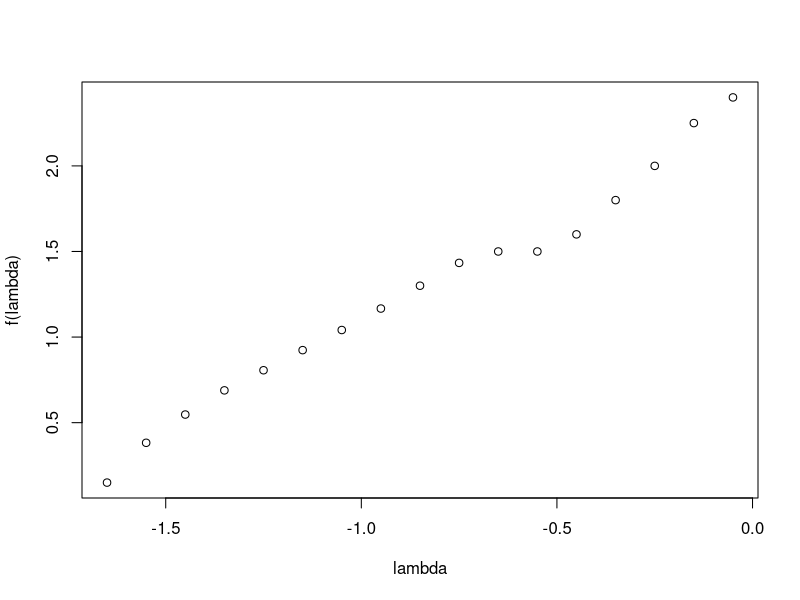
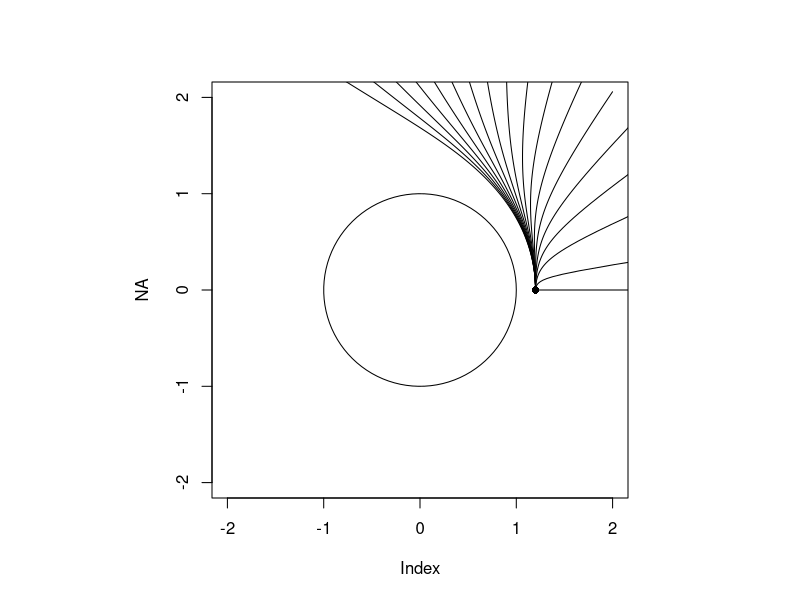
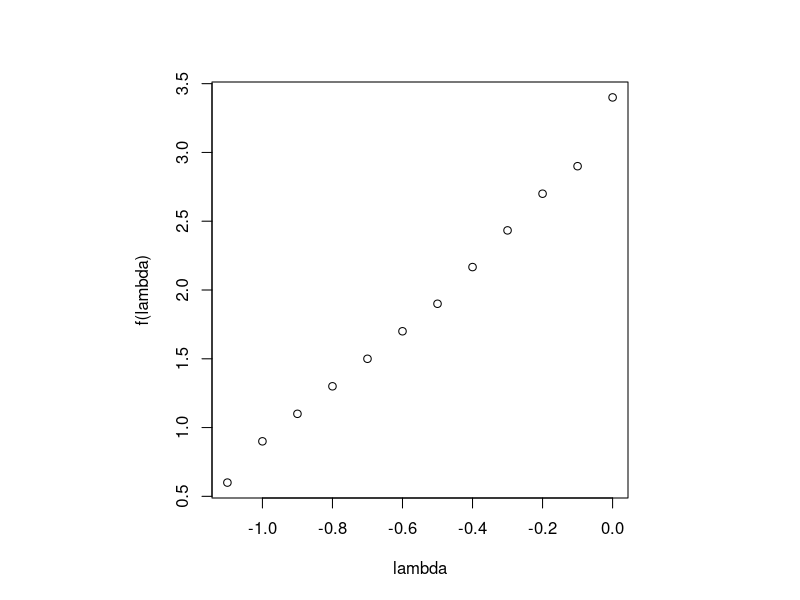
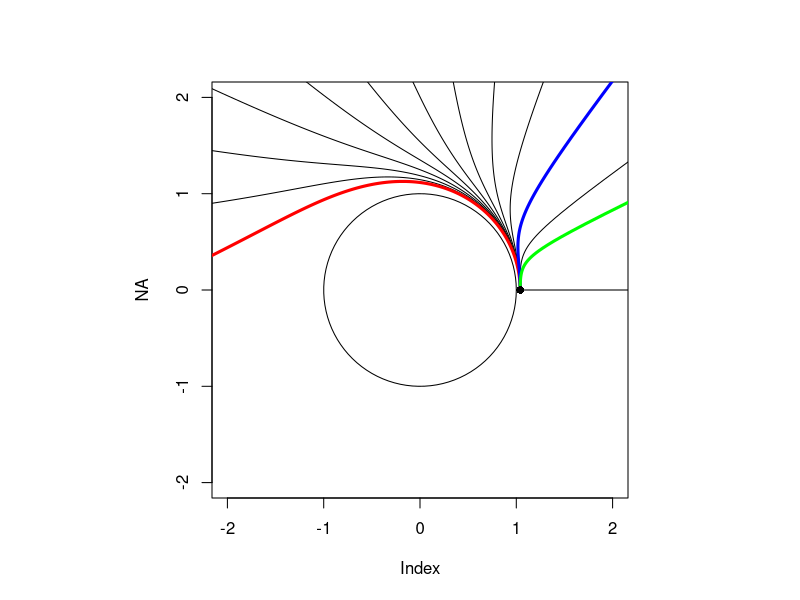

R code for these plots, in order:
## ---- chunk 1
knitr::opts_chunk$set(echo = TRUE)
## ---- chunk 2
library("deSolve")
## ---- chunk 3
rdashdash <- function(r,rdash,lambda,M=1/2){
    x <- sqrt(1-2*M/r)
    return(
    (
        M*(4+lambda*(4-3*x))*r^2 +
        (-1+lambda*(-1+x))*r^3 +
        M*(3 + lambda*(3-2*x))*rdash^2 +
        2*r*(M^2*(-2+lambda*(-2+x)) + (-1+lambda*(-1+x))*rdash^2)
    ) / (
        (-1+lambda*(-1+x))*r*(-2*M+r)
    )
    )
}
## ---- chunk 4
string <- function(r0,lambda=0,angles=seq(from = 0, to = 0.5, by = 0.01)){

    parameters <- c(lambda = lambda, M = 1/2)
    state <- c(r = r0, rdash = 0)
    times <- angles

    Lorenz <- function(t, state, parameters){
        with(as.list(c(state, parameters)), {
            dr <- rdash
            drdash <- rdashdash(r, rdash, lambda, M)
            list(c(dr, drdash))
        })
    }
    
    out <- ode(y = state, times = times, func = Lorenz, parms = parameters)
    
    
    phi <- out[,1]
    r <- out[,2]
    
    return(cbind(r*cos(phi),r*sin(phi)))
}
## ---- chunk 5

dist <- 1.2
lambda <- seq(from = -0.05, to = -1.7, by = -0.1)
f <- approxfun(
    c(0,-0.1,-0.2,-0.5, -0.7, -1,  -1.4,     -1.6,-1.7),
    c(2.4,2.4, 2.1,1.5,   1.5, 1.1,  0.63, 0.3,0)
)

plot(lambda,f(lambda))

size <- 2
par(pty="s")
plot(NA,type="n",asp=1,xlim=c(-size,size),ylim=c(-size,size))
th <- seq(from=0,to=2*pi,len=100)
points(cos(th),sin(th),type='l')  # event horizon

for(l in lambda){
    points(string(r0 = dist, lambda = l, angles = seq(0,f(l),0.01)), type = 'l')
}

segments(dist,0,4,0)
docolour <- function(lambda,...){
    points(string(r0 = dist, lambda = lambda, angles=seq(0,f(lambda),0.01)), type='l', lwd=3, ...)
}
#docolour(-0.05,col='blue')
#docolour(-0.7,col='green')
#docolour(-1.4,col='red')
points(1.2,0,pch=16)
## ---- chunk 6

dist <- 1.04
lambda <- seq(from = 0, to = -1.15, by = -0.1)

f <- approxfun(
    c(0,-0.1,-0.2,-0.5, -0.7, -1,  -1.15, -1.1, -1.4,     -1.6,-1.7),
    c(3.4,2.9, 2.7,1.9,   1.5, 0.9,  0.4,  0.6,   0.63,    0.3    ,0)
    )

plot(lambda,f(lambda))

size <- 2
par(pty="s")
plot(NA,type="n",asp=1,xlim=c(-size,size),ylim=c(-size,size))
th <- seq(from=0,to=2*pi,len=100)
points(cos(th),sin(th),type='l')  # event horizon

for(l in lambda){
    points(string(r0 = dist, lambda = l, angles = seq(0,f(l),0.01)), type = 'l')
}

segments(dist,0,4,0)
docolour <- function(lambda,...){
    points(string(r0 = dist, lambda = lambda, angles=seq(0,f(lambda),0.01)), type='l', lwd=3, ...)
}
docolour(0,col='red')
docolour(-1,col='blue')
docolour(-1.15,col='green')
points(dist,0,pch=16)
